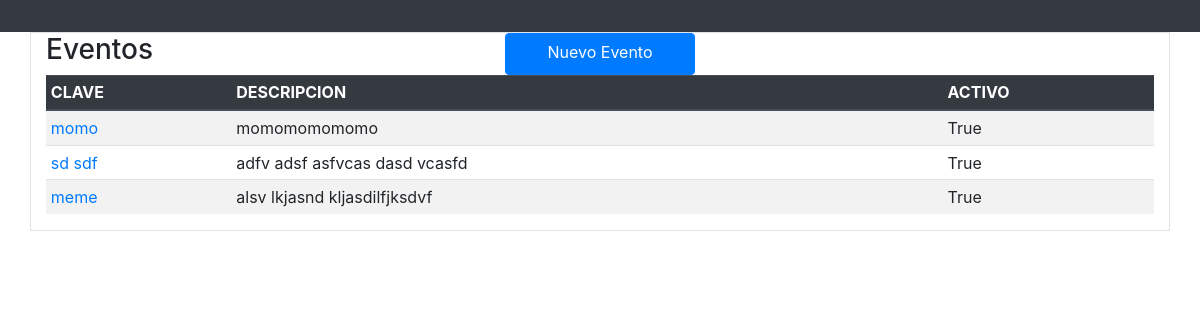
/lista_evento, run on an earlier commit of the app's database.
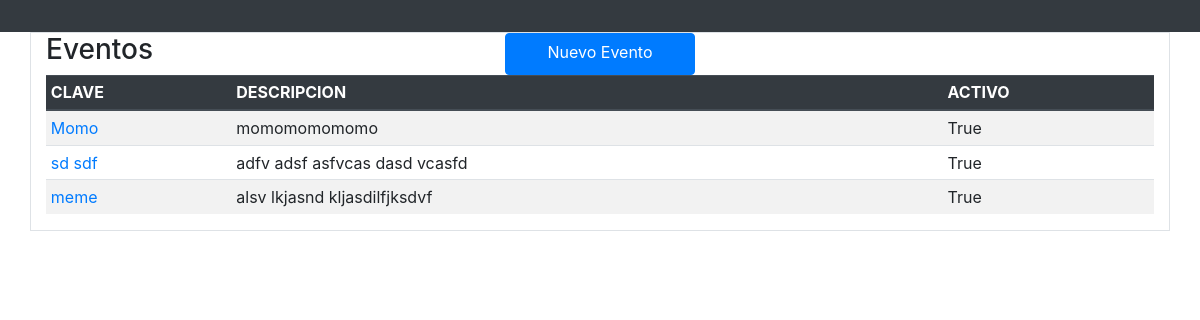
And on a later commit of the database.
### salones/models.py (models this page shows, shortened)
class TipoEvento(models.Model):
    id_pk = models.SmallAutoField(db_column='IdTipoEvento', primary_key=True)  # Field name made lowercase.
    clave = models.CharField(db_column='CveTipoEvento', max_length=20,  verbose_name='Clave', help_text='La clave que se mostrara en menus')  # Field name made lowercase.
    descripcion = models.CharField(db_column='DescTipoEvento', max_length=50, verbose_name='Descripcion')  # Field name made lowercase.
    bandactivo = models.BooleanField(db_column='BandActivo', blank=True, null=True, default=True, verbose_name='Activo')  # Field name made lowercase.
    class Meta:
        db_table = 'TIPO_EVENTO'

### salones/views.py (the view)
# urls.py: path('lista_evento', lista_evento, name='lista_evento'),
def lista_evento(request):
    eventos_list = TipoEvento.objects.all()
    template = loader.get_template('salones/catalogos/list.html')
    context = {
        'lista': eventos_list,
        'titulo': "Eventos",
        'add':"add_evento",
        'add_label':'Nuevo Evento',
        'update':'evento',
        'encabezados': {"id":'ID',"clave":"CLAVE","descripcion":"DESCRIPCION", "activo":"ACTIVO"},
    }
    return HttpResponse(template.render(context, request))

### templates/salones/catalogos/list.html (shortened to what this page needs)
{% extends "base.html" %}
{% block content %}
<div class="row">
<h3 class="col-5">{{ titulo }}</h3>
<a class="btn btn-primary col-2" href="{{ add }}">{{ add_label }}</a>
</div>
<table class="table table-striped table-sm">
    <thead class="thead-dark">
    <tr>
        <th>{{ encabezados.clave }} </th>
        <th>{{ encabezados.descripcion }} </th>
        <th>{{ encabezados.activo }} </th>
    </tr>
</thead>
<tbody>
{% for elemento in lista %}
<tr>
    <td><a href="/{{update}}/{{ elemento.id_pk }}/">{{ elemento.clave }}</a></td>
    <td>{{ elemento.descripcion }}</td>
    <td>{{ elemento.bandactivo }}</td>
</tr>
{% endfor %}
</tbody>
</table>
{% endblock %}

What changed in the data, as far as the page shows it:
changed TipoEvento "momomomomomo": clave "momo" → "Momo"
